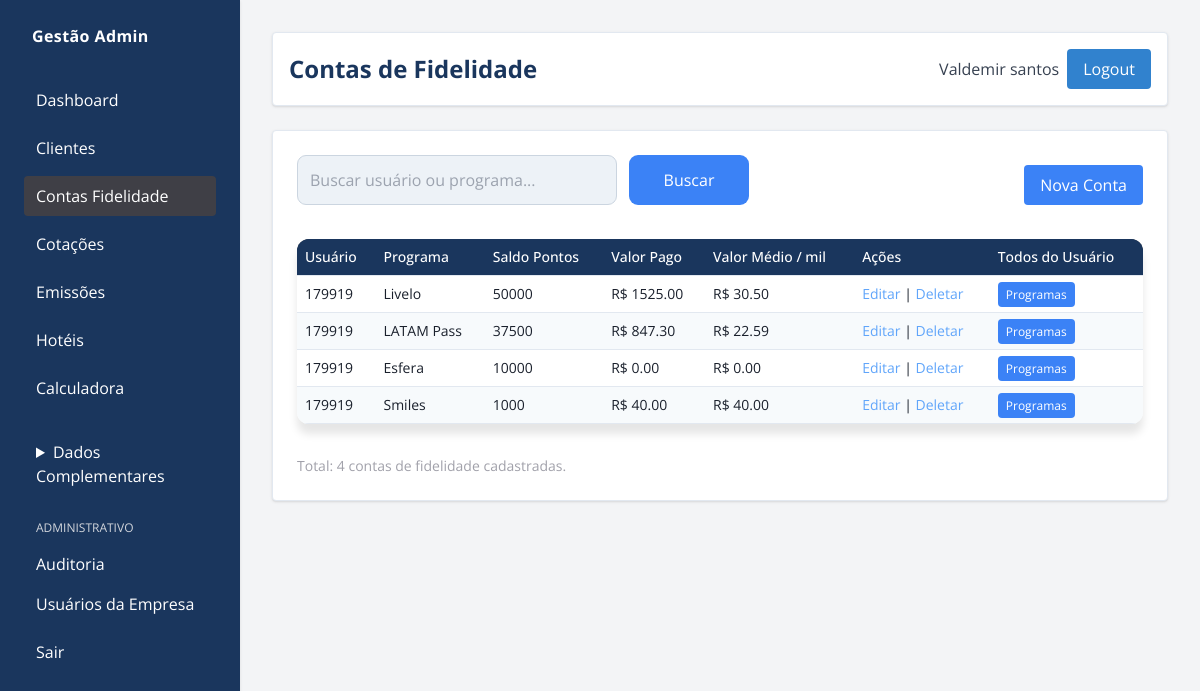
Screenshot of /adm/contas/ (signed in) with the database file from the repository.
### gestao/models/conta_fidelidade.py (models this page shows, shortened)
class ContaFidelidade(models.Model):
    cliente = models.ForeignKey(Cliente, on_delete=models.CASCADE)
    programa = models.ForeignKey(ProgramaFidelidade, on_delete=models.CASCADE)
    @property
    def valor_medio_por_mil(self):
        saldo = self.saldo_pontos
        if saldo > 0:
            return float(self.valor_total_pago) / (saldo / 1000)
        return 0
    PERIODICIDADE_CLUBE = (
        ("nenhum", "Nenhum"),
        ("mensal", "Mensal"),
        ("trimestral", "Trimestral"),
        ("semestral", "Semestral"),
        ("anual", "Anual"),
    )
    clube_periodicidade = models.CharField(
        max_length=12, choices=PERIODICIDADE_CLUBE, default="nenhum"
    )
    pontos_clube_mes = models.IntegerField(default=0)
    valor_assinatura_clube = models.DecimalField(
        max_digits=10, decimal_places=2, default=0
    )
    data_inicio_clube = models.DateField(null=True, blank=True)
    validade = models.DateField(null=True, blank=True)
    @property
    def saldo_pontos(self):
        movs = self.movimentacoes.all()
        return sum(m.pontos for m in movs) if movs.exists() else 0
    @property
    def valor_total_pago(self):
        movs = self.movimentacoes.all()
        return sum(float(m.valor_pago) for m in movs) if movs.exists() else 0

### gestao/models/cliente.py (models this page shows, shortened)
class Cliente(models.Model):
    usuario = models.OneToOneField(
        User, on_delete=models.CASCADE, related_name="cliente_gestao"
    )
    telefone = models.CharField(max_length=20, blank=True)
    data_nascimento = models.DateField(null=True, blank=True)
    cpf = models.CharField(max_length=14, default="000.000.000-00")
    PERFIS = (
        ("admin", "Administrador"),
        ("operador", "Operador"),
        ("cliente", "Cliente"),
    )
    perfil = models.CharField(max_length=10, choices=PERFIS, default="cliente")
    observacoes = models.TextField(blank=True)
    ativo = models.BooleanField(default=True)
    criado_por = models.ForeignKey(
        User, on_delete=models.CASCADE, related_name="usuarios_criados",
        null=True, blank=True
    )

### gestao/models/programa_fidelidade.py (models this page shows, shortened)
class ProgramaFidelidade(models.Model):
    nome = models.CharField(max_length=100)
    descricao = models.TextField(blank=True)
    preco_medio_milheiro = models.DecimalField(
        max_digits=10, decimal_places=2, default=0
    )

### gestao/models/movimentacao.py (models this page shows, shortened)
class Movimentacao(models.Model):
    conta = models.ForeignKey(
        ContaFidelidade, on_delete=models.CASCADE, related_name="movimentacoes"
    )
    data = models.DateField()
    pontos = models.IntegerField()
    valor_pago = models.DecimalField(max_digits=10, decimal_places=2)
    descricao = models.CharField(max_length=255)

### gestao/views/contas.py (the view)
@login_required
def admin_contas(request):
    if (permission_denied := require_admin_or_operator(request)):
        return permission_denied
    busca = request.GET.get("busca", "")
    contas = ContaFidelidade.objects.select_related("cliente__usuario", "programa")
    if busca:
        contas = contas.filter(
            Q(cliente__usuario__username__icontains=busca)
            | Q(cliente__usuario__first_name__icontains=busca)
            | Q(programa__nome__icontains=busca)
        )
    paginator = Paginator(contas, 20)
    page_number = request.GET.get("page")
    page_obj = paginator.get_page(page_number)
    return render(
        request,
        "admin_custom/contas.html",
        {
            "page_obj": page_obj,
            "busca": busca,
            "total_contas": contas.count(),
        },
    )

### gestao/views/permissions.py (called while the page is built)
def require_admin_or_operator(request):
    if request.user.is_superuser:
        return None
    perfil = getattr(getattr(request.user, "cliente_gestao", None), "perfil", "")
    if perfil not in ["admin", "operador"]:
        return render(request, "sem_permissao.html")
    return None

### gestao/templates/admin_custom/contas.html (shortened to what this page needs)
{% extends "admin_custom/base_admin.html" %}
{% block header_title %}Contas de Fidelidade{% endblock %}
{% block menu_contas %}bg-zinc-700 text-white{% endblock %}
{% block content %}
<div class="flex justify-between items-center mb-6 flex-wrap gap-4">
    <form method="get" class="flex gap-3">
        <input type="text" name="busca" value="{{ busca }}" placeholder="Buscar usuário ou programa..."  class="bg-zinc-100 border border-zinc-300 rounded px-4 py-2 flex-1 min-w-[320px] max-w-[720px] h-[50px]"
 />
        <button type="submit" class="bg-blue-500 hover:bg-blue-600 text-white px-4 py-2 flex-1 min-w-[120px] max-w-[520px] h-[50px]">Buscar</button>
    </form>
    <a href="{% url 'admin_nova_conta' %}" class="bg-blue-500 hover:bg-blue-600 text-white px-4 py-2 rounded">Nova Conta</a>
</div>
    <table class="min-w-full text-sm">
        <thead class="bg-zinc-700 text-zinc-200">
            <tr>
                <th class="p-2 text-left font-medium">Usuário</th>
                <th class="p-2 text-left font-medium">Programa</th>
                <th class="p-2 text-left font-medium">Saldo Pontos</th>
                <th class="p-2 text-left font-medium">Valor Pago</th>
                <th class="p-2 text-left font-medium">Valor Médio / mil</th>
                <th class="p-2 text-left font-medium">Ações</th>
                <th class="p-2 text-left font-medium">Todos do Usuário</th>
            </tr>
        </thead>
        <tbody>
            {% for conta in page_obj %}
            <tr class="border-b border-zinc-700">
                <td class="p-2">
                    {{ conta.cliente.usuario.username }}
                </td>
                <td class="p-2">{{ conta.programa.nome }}</td>
                <td class="p-2">{{ conta.saldo_pontos }}</td>
                <td class="p-2">R$ {{ conta.valor_total_pago|floatformat:2 }}</td>
                <td class="p-2">R$ {{ conta.valor_medio_por_mil|floatformat:2 }}</td>
                <td class="p-2">
                    <a href="{% url 'admin_editar_conta' conta.id %}" class="text-blue-400">Editar</a> |
                    <a href="{% url 'admin_deletar_conta' conta.id %}" class="text-blue-400">Deletar</a>
                <td class="p-2">
                    <a href="{% url 'admin_programas_do_cliente' conta.cliente.id %}" class="bg-blue-500 hover:bg-blue-600 text-white px-2 py-1 rounded mr-2 text-xs">Programas</a>
                </td>
            </tr>
            {% empty %}
            <tr><td colspan="6" class="text-center text-red-400 py-4">Nenhuma conta encontrada.</td></tr>
            {% endfor %}
        </tbody>
    </table>
<div class="text-zinc-400 mt-4 text-sm">Total: {{ total_contas }} contas de fidelidade cadastradas.</div>
{% endblock %}

### gestao/templates/admin_custom/base_admin.html (shortened to what this page needs)
{% load static %}
<!DOCTYPE html>
<html lang="pt-br">
<head>
    <script src="https://cdn.tailwindcss.com"></script>
    <link rel="stylesheet" href="{% static 'gestao/admin_custom.css' %}">
    <link rel="stylesheet" href="{% static 'gestao/css/painel.css' %}">
</head>
<body class="bg-gray-100 text-black flex" style="font-family: 'Open Sans', sans-serif;">
    <aside class="bg-[#1a365d] w-60 min-h-screen p-6 fixed shadow text-white">
        <div class="font-bold tracking-wide mb-8 pl-2">
            Gestão Admin
        </div>
        <nav class="flex flex-col space-y-2">
            {% if not request.user.is_superuser %}
                <a class="block px-3 py-2 rounded hover:bg-[#2c5282] {% block menu_dashboard %}{% endblock %}" href="{% url 'admin_dashboard' %}">Dashboard</a>
                <a class="block px-3 py-2 rounded hover:bg-[#2c5282] {% block menu_clientes %}{% endblock %}" href="{% url 'admin_clientes' %}">Clientes</a>
                <a class="block px-3 py-2 rounded hover:bg-[#2c5282] {% block menu_contas %}{% endblock %}" href="{% url 'admin_contas' %}">Contas Fidelidade</a>
                <a class="block px-3 py-2 rounded hover:bg-[#2c5282] {% block menu_cotacoes_voo %}{% endblock %}" href="{% url 'admin_cotacoes_voo' %}">Cotações</a>
                <a class="block px-3 py-2 rounded hover:bg-[#2c5282] {% block menu_emissoes %}{% endblock %}" href="{% url 'admin_emissoes' %}">Emissões</a>
                <a class="block px-3 py-2 rounded hover:bg-[#2c5282] {% block menu_hoteis %}{% endblock %}" href="{% url 'admin_hoteis' %}">Hotéis</a>
                <a class="block px-3 py-2 rounded hover:bg-[#2c5282] {% block menu_calculadora %}{% endblock %}" href="{% url 'admin_calculadora_cotacao' %}">Calculadora</a>
                <details class="pt-4 group" {% block dados_complementares_open %}{% endblock %}>
                    <summary class="px-3 py-2 rounded cursor-pointer hover:bg-[#2c5282] focus:outline-none">Dados Complementares</summary>
                </details>
            {% endif %}
            <div class="pt-4">
                <p class="px-3 text-gray-300 uppercase text-xs mb-2">Administrativo</p>
                <a class="block px-3 py-2 rounded hover:bg-[#2c5282] {% block menu_auditoria %}{% endblock %}" href="{% url 'admin_auditoria' %}">Auditoria</a>
                <a class="block px-3 py-2 rounded hover:bg-[#2c5282]" href="{% url 'user_list' %}">Usuários da Empresa</a>
            </div>
            <a class="block px-3 py-2 rounded hover:bg-[#2c5282]" href="{% url 'logout' %}">Sair</a>
        </nav>
    </aside>
    <main class="flex-1 ml-60 p-8">
        <header class="bg-white rounded p-4 mb-6 flex justify-between items-center shadow">
            <h1 class="text-2xl font-bold">{% block header_title %}Painel Administrativo{% endblock %}</h1>
            <div class="flex items-center space-x-2">
                <span class="text-gray-700">{{ request.user.get_full_name|default:request.user.username }}</span>
                <a href="{% url 'logout' %}" class="bg-[#3182ce] hover:bg-[#2c5282] text-white px-4 py-2 rounded">Logout</a>
            </div>
        </header>
        <section class="bg-white rounded shadow p-6">
            {% block content %}{% endblock %}
        </section>
    </main>
</body>
</html>

### gestao/static/admin_custom.css (style rules this page uses)
body { background-color: #f7fafc; color: #000000; font-family: 'Open Sans', sans-serif; }
main > header, main > section { background-color: #ffffff !important; border: 1px solid #e2e8f0 !important; }
table { width: 100%; border-collapse: collapse; background-color: #ffffff; }
th, td { padding: 10px; border-bottom: 1px solid #e2e8f0; }
th { background-color: #f7fafc; color: #000000; }
tr:nth-child(even) { background-color: #f7fafc; }
a { color: #3182ce; text-decoration: none; }
input, select, textarea { background-color: #ffffff; color: #000000; border: 1px solid #e2e8f0; border-radius: 0.375rem; padding: 0.5rem 0.75rem; }
button { background-color: #3182ce; color: #ffffff; border: none; padding: 0.5rem 1rem; border-radius: 0.375rem; font-weight: 500; cursor: pointer; }

### gestao/static/gestao/css/painel.css (style rules this page uses)
body { background: #f7fafc; color: #1a202c; font-family: 'Open Sans', sans-serif; }
h1, h2, .valor, .section-title { color: #1a365d; }
table { width: 100%; border-collapse: collapse; background: #ffffff; border-radius: 12px; overflow: hidden; margin-bottom: 32px; box-shadow: 0 10px 8px rgba(0, 0, 0, 0.1); }
th, td { padding: 10px; text-align: left; }
th { background: #1a365d; color: #ffffff; }
tr { border-bottom: 1px solid #e2e8f0; }
tr:last-child { border-bottom: none; }
td { color: #1a202c; }
input[type="text"], input[type="password"], select { width: 100%; padding: 12px; border: 1px solid #cbd5e0; border-radius: 9px; margin-bottom: 10px; background: #edf2f7; color: #1a202c; font-size: 1rem; }
input[type="submit"], button { width: 100%; background: #3182ce; color: #fff; border: none; border-radius: 9px; padding: 12px 0; font-size: 1.05rem; margin-top: 18px; cursor: pointer; font-weight: 600; transition: background .25s; }

### rows the page displays
ContaFidelidade: cliente.usuario.username "179919", programa.nome "Livelo", saldo_pontos "50000", valor_total_pago "1525.00", valor_medio_por_mil "30.50"
ContaFidelidade: cliente.usuario.username "179919", programa.nome "LATAM Pass", saldo_pontos "37500", valor_total_pago "847.30", valor_medio_por_mil "22.59"
ContaFidelidade: cliente.usuario.username "179919", programa.nome "Esfera", saldo_pontos "10000", valor_total_pago "0.00", valor_medio_por_mil "0.00"
ContaFidelidade: cliente.usuario.username "179919", programa.nome "Smiles", saldo_pontos "1000", valor_total_pago "40.00", valor_medio_por_mil "40.00"

### other values shown
{{ request.user.get_full_name|default:request.user.username }} "Valdemir santos"
{{ total_contas }} "4"
